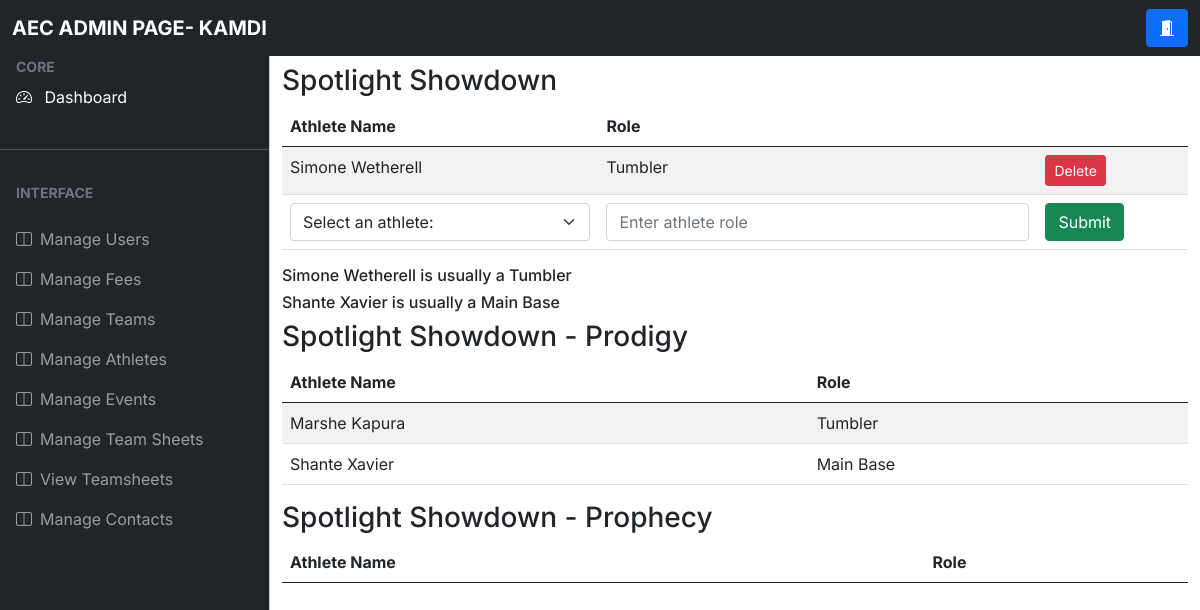
Page /teamsheet (signed in) on the earlier database version.
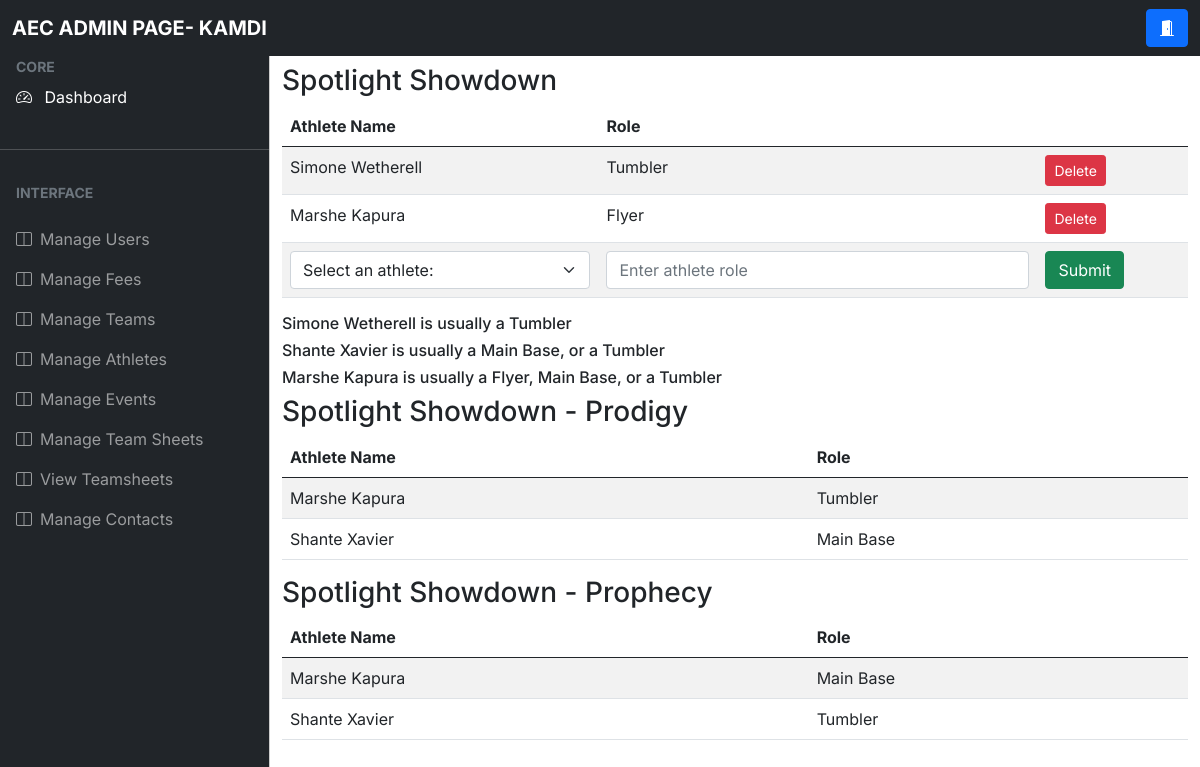
Same page on the later database version.
### app.py (models this page shows, shortened)
class User(db.Model, UserMixin):
    __tablename__="User"
    id = db.Column(db.Integer, primary_key = True)
    firstName = db.Column(db.String(50),nullable = False)
    surname = db.Column(db.String(50), nullable = False)
    dob = db.Column(db.DateTime, nullable = False)
    start_date = db.Column(db.DateTime, nullable = True, default=date.today())
    email = db.Column(db.String(70), nullable = False)
    password = db.Column(db.String(255), nullable = False)
    usertype = db.Column(db.Integer, default = -1)
    verified = db.Column(db.Integer, default = 0)
    def get_id(self):
        return self.id
    def get_first_name(self):
        return self.firstName
    def get_surname(self):
        return self.surname
    def get_usertype(self):
        return self.usertype
    def get_verified(self):
        return self.verified
    def get_recommendation(self):
        try:
            query = db.engine.execute('SELECT team__sheet.role FROM team__sheet, user WHERE user.id = {} AND user.id = team__sheet.athlete_id'.format(self.get_id()))
            roles = {}
            for recommendation in query:
                role = recommendation[0]
                query = db.engine.execute("SELECT COUNT(team_sheet_id) FROM team__sheet WHERE role = '{}' AND athlete_id = {}".format(role,self.get_id()))
                for count in query:
                    count = count[0]
                roles[role] = count
            roles = dict(sorted(roles.items(),key=lambda item:item))
            recommend = []
            maxi = list(roles.items())[0][1]
            for key in roles.keys():
                if roles[key] == maxi:
                    recommend.append(key)
            if len(recommend) == 1:
                return(self.get_first_name() + " " + self.get_surname() + " is usually a " + recommend[0])
            else:
                string = self.get_first_name() + " " + self.get_surname() + " is usually a " + recommend[0]
                for role in range(1,len(recommend)-1):
                    string += ", " + recommend[role]
                string += ", or a " + recommend[-1]
                return string
        except:
            pass

class Events(db.Model): #1. an event is made
    __tablename__ = "events"
    events_id= db.Column(db.Integer, primary_key=True)
    event_name= db.Column(db.Text, nullable =False)
    event_start_date= db.Column(db.DateTime, nullable = False)
    event_end_date = db.Column(db.DateTime, nullable=False)
    def get_event_name(self):
        return self.event_name

class Team_Sheet(db.Model): #Will add each athlete to the teamsheet from team members
    __tablename__ = "team__sheet"
    team_sheet_id= db.Column(db.Integer, primary_key=True)
    athlete_id= db.Column(db.Integer, primary_key= True)
    role= db.Column(db.String(10), default = 'Tumbler')

class Team_Details(db.Model):
    __tablename__ = 'team__details'
    team_id = db.Column(db.Integer, primary_key= True)
    coach_id = db.Column(db.Integer)
    team_name= db.Column(db.String(20), nullable= False)
    max_age = db.Column(db.Integer, nullable=True)
    def get_team_name(self):
        return self.team_name

### app.py (the view, shortened to what this page needs)
@app.route('/teamsheet')#complete
@login_required
def view_teamsheet():
    if current_user.get_usertype() not in [0,1,2,3] or current_user.get_verified() != 1:
        return "You're not authorised to view this page"
    other_team_sheets = {}
    events = []
    query = db.engine.execute('SELECT team__events.team_sheet_id, events.event_name,team__details.team_name FROM events, team__events, team__details WHERE events.events_id = team__events.event_id  AND team__details.team_id = team__events.team_id AND NOT team__details.coach_id = {} ORDER BY team__events.team_sheet_id'.format(current_user.get_id()))
    for event in query:
        event = Team_Events.query.filter_by(team_sheet_id = event[0]).first()
        events.append(event)
        for event in events:
            athletes = event.get_athletes()
            event_name = Events.query.filter_by(events_id = event.get_eventid()).first()
            team_name = Team_Details.query.filter_by(team_id = event.get_team_id()).first()
        other_team_sheets[event.get_team_sheet_id()] = [event_name.get_event_name(),team_name.get_team_name(),athletes]
    own_team_sheets = {}
    events = []
    options = {}
    query = db.engine.execute('SELECT team__events.team_sheet_id, events.event_name FROM events, team__events, team__details WHERE events.events_id = team__events.event_id  AND team__details.team_id = team__events.team_id AND team__details.coach_id = {} ORDER BY team__events.team_sheet_id'.format(current_user.get_id()))
    for event in query:
        event = Team_Events.query.filter_by(team_sheet_id = event[0]).first()
        events.append(event)
        for event in events:
            team_sheet_id = event.get_team_sheet_id()
            athletes = event.get_athletes()
            event_name = Events.query.filter_by(events_id = event.get_eventid()).first()
        own_team_sheets[team_sheet_id] = [event_name.get_event_name(),athletes]
    query = db.engine.execute('SELECT user.id, user.firstName, user.surname FROM user, team__events, team__details,team__members WHERE team__events.team_id = team__details.team_id AND team__details.coach_id = {} AND team__members.team_id = team__details.team_id AND user.id = team__members.athlete_id'.format(current_user.get_id()))
    recommendations = []
    for athlete in query:
        athlete = User.query.filter_by(id = athlete[0]).first()
        options[athlete.get_id()] = [athlete.get_first_name() + " " + athlete.get_surname()]
        if athlete.get_recommendation():
            recommendations.append(athlete.get_recommendation())
    return render_template('adminteamsheet.html',own_team_sheets = own_team_sheets,athletes=options,other_team_sheets=other_team_sheets,recommendations=recommendations)

### app.py (called while the page is built)
@login_manager.user_loader
def load_user(user_id):
    return User.query.get(user_id)

    def get_team_sheet_id(self):
        return self.team_sheet_id

    def get_eventid(self):
        return self.event_id

    def get_team_id(self):
        return self.team_id

    def get_athletes(self):
        athletes = []
        query = db.engine.execute('SELECT user.firstName, user.surname, team__sheet.role,user.id FROM team__sheet,user WHERE team__sheet.team_sheet_id = {} AND user.id = team__sheet.athlete_id'.format(self.get_team_sheet_id()))
        for athlete in query:
            athlete = User.query.filter_by(id = athlete[3]).first()
            team_sheet = Team_Sheet.query.filter_by(team_sheet_id = self.get_team_sheet_id(),athlete_id = athlete.get_id()).first()
            athlete = (athlete.get_first_name(), athlete.get_surname(),team_sheet.role, athlete.get_id())
            athletes.append(athlete)
        return athletes

### templates/adminteamsheet.html (shortened to what this page needs)
<!DOCTYPE html>
<html lang="en">
  <head>
    <link rel="stylesheet" href="static\css\admin\bootstrap.min.css" />
    <link
      rel="stylesheet"
      href="https://cdn.jsdelivr.net/npm/bootstrap-icons@1.4.1/font/bootstrap-icons.css"
    />
    <link rel="stylesheet" href="static\css\admin\bootstrap.min.css" />
    <link rel="stylesheet" href="static\css\admin\style.css" />
  </head>
    <nav class="navbar navbar-expand-lg navbar-dark bg-dark fixed-top">
      <div class="container-fluid">
        <a
          class="navbar-brand me-auto ms-lg-0 ms-3 text-uppercase fw-bold"
          >AEC ADMIN PAGE- {{ current_user.firstName }}</a
        >
        <div class="collapse navbar-collapse" id="topNavBar">
          <form class="d-flex ms-auto my-3 my-lg-0">
            <div class="input-group">
              <a href ="{{ url_for('logout') }}" class="btn btn-primary">
                <i class="bi bi-door-open-fill"></i>
            </a>
            </div>
          </form>
        </div>
      </div>
    </nav>
    <div
    class="offcanvas offcanvas-start sidebar-nav bg-dark"
    tabindex="-1"
    id="sidebar"
  >
    <div class="offcanvas-body p-0">
      <nav class="navbar-dark">
        <ul class="navbar-nav">
          <li>
            <div class="text-muted small fw-bold text-uppercase px-3">
              CORE
            </div>
          </li>
          <li>
            <a href="{{ url_for('admin') }}" class="nav-link px-3 active">
              <span class="me-2"><i class="bi bi-speedometer2" ></i></span>
              <span>Dashboard</span>
            </a>
          </li>
          <li class="my-4"><hr class="dropdown-divider bg-light" /></li>
          <li>
            <div class="text-muted small fw-bold text-uppercase px-3 mb-3">
              Interface
            </div>
          </li>
          <li>
            <a
              class="nav-link px-3 sidebar-link"
              href="{{ url_for('verify_users') }}"
            >
              <span class="me-2"><i class="bi bi-layout-split"></i></span>
              <span>Manage Users</span>
            </a>
            <a
            class="nav-link px-3 sidebar-link"
            href="{{ url_for('view_fees') }}"
          >
            <span class="me-2"><i class="bi bi-layout-split"></i></span>
            <span>Manage Fees</span>
          </a>
          <a
          class="nav-link px-3 sidebar-link"
          href="{{ url_for('view_teams') }}"
        >
          <span class="me-2"><i class="bi bi-layout-split"></i></span>
          <span>Manage Teams</span>
        </a>
              <a
              class="nav-link px-3 sidebar-link"
              href="{{ url_for('view_athletes') }}"
            >
              <span class="me-2"><i class="bi bi-layout-split"></i></span>
              <span>Manage Athletes</span>
            </a>
            <a
            class="nav-link px-3 sidebar-link"
            href="{{ url_for('view_events') }}"
          >
            <span class="me-2"><i class="bi bi-layout-split"></i></span>
            <span>Manage Events</span>
          </a>
          <a
          class="nav-link px-3 sidebar-link"
          href="{{ url_for('create_teamsheet') }}"
        >
          <span class="me-2"><i class="bi bi-layout-split"></i></span>
          <span>Manage Team Sheets</span>
        </a>
        <a
        class="nav-link px-3 sidebar-link"
        href="{{ url_for('view_teamsheet') }}"
      >
        <span class="me-2"><i class="bi bi-layout-split"></i></span>
        <span>View Teamsheets</span>
      </a>
      <a
      class="nav-link px-3 sidebar-link"
      href="{{ url_for('view_contacts') }}"
    >
      <span class="me-2"><i class="bi bi-layout-split"></i></span>
      <span>Manage Contacts</span>
    </a>
          </li>
        </ul>
      </nav>
    </div>
  </div>
    <main class="mt-5 pt-3">
      <div class="container-fluid">
        {% for team_sheet in own_team_sheets%}
        <h3>{{own_team_sheets[team_sheet][0]}}</h3>
        <form method = 'POST' action="{{ url_for('add_athletes', teamsheetid=team_sheet)}} ">
        <table class="table table-striped">
          <thead>
            <tr>
              <th scope="col">Athlete Name</th>
              <th scope="col"> Role</th>
              <th scope="col"></th>
            </tr>
          </thead>
          <tbody>
            {%for athlete in own_team_sheets[team_sheet][1]%}
            <tr>
              <td> {{athlete[0] + " " + athlete[1]}}</td>
              <td> {{athlete[2]}}</td>
              <td><a type="Submit" class="btn btn-danger btn-sm" href= "{{url_for('delete_from_teamsheet', teamsheetid=team_sheet, athleteid=athlete[3]   )}}">Delete</a></td>
            </tr>
            {% endfor %}
              <td>
                <select class="form-select" aria-label="Default select example" name="athlete", id= "athlete">
                  <option selected>Select an athlete: </option>
                  </select>
              </td>
              <td>
                <div class= "form-group">
                  <input
                  type="text"
                  class="form-control"
                  id="role"
                  name="role"
                  placeholder="Enter athlete role"
                  />
              </td>
              <td><input class="btn btn-success" type="submit" value="Submit"></td>
          </tbody>
        </table>
        </form>
        {% endfor %}
        {%for recommendation in recommendations %}
          <h6>{{recommendation}}</h6>
        {% endfor %}
        {% for team_sheet in other_team_sheets%}
        <h3>{{other_team_sheets[team_sheet][0]}} - {{other_team_sheets[team_sheet][1]}}</h3>
        <table class="table table-striped">
          <thead>
            <tr>
              <th scope="col">Athlete Name</th>
              <th scope="col"> Role</th>
            </tr>
          </thead>
          <tbody>
            {%for athlete in other_team_sheets[team_sheet][2]%}
            <tr>
              <td> {{athlete[0] + " " + athlete[1]}}</td>
              <td> {{athlete[2]}}</td>
            </tr>
            {% endfor %}
          </tbody>
        </table>
        {% endfor %}
      </div>
    </main>
  </body>
</html>

### static/css/admin/style.css (style rules this page uses)
:root { --offcanvas-width: 270px; --topNavbarHeight: 56px; }
.sidebar-nav { width: var(--offcanvas-width); }
.sidebar-link { display: flex; align-items: center; }
@media (min-width: 992px) { main { margin-left: var(--offcanvas-width); } }
@media (min-width: 992px) { .sidebar-nav { -webkit-transform: none; transform: none; visibility: visible !important; height: calc(100% - var(--topNavbarHeight)); top: var(--topNavbarHeight); } }

Differences in the rows shown:
added Team_Sheet: role "Flyer"
added Team_Sheet: role "Main Base"
added Team_Sheet: role "Tumbler"
Other differences:
new list line: "Marshe Kapura"
new list line: "Delete"
new list line: "Shante Xavier is usually a Main Base, or a Tumbler"
new list line: "Marshe Kapura is usually a Flyer, Main Base, or a Tumbler"
new list line: "Shante Xavier"
list line gone: "Shante Xavier is usually a Main Base"
